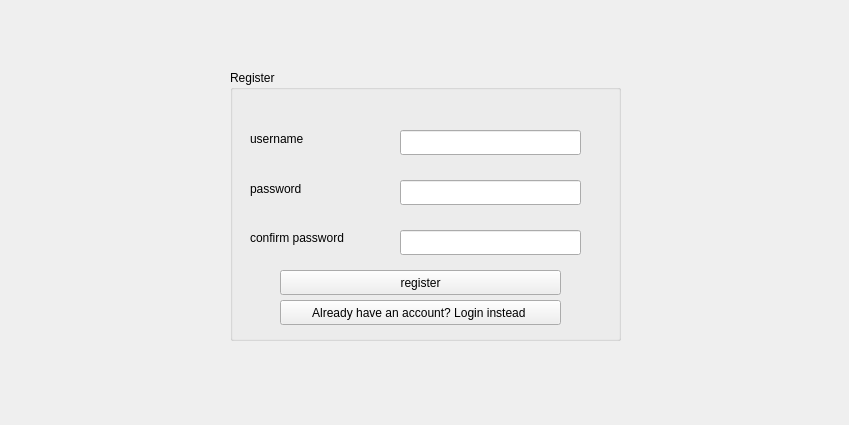
<?xml version="1.0" encoding="UTF-8"?>
<ui version="4.0">
 <class>RegisterScreen</class>
 <widget class="QWidget" name="RegisterScreen">
  <property name="geometry">
   <rect>
    <x>0</x>
    <y>0</y>
    <width>849</width>
    <height>425</height>
   </rect>
  </property>
  <property name="windowTitle">
   <string>Form</string>
  </property>
  <widget class="QGroupBox" name="groupBox">
   <property name="geometry">
    <rect>
     <x>230</x>
     <y>70</y>
     <width>391</width>
     <height>271</height>
    </rect>
   </property>
   <property name="title">
    <string>Register</string>
   </property>
   <widget class="QLabel" name="label">
    <property name="geometry">
     <rect>
      <x>20</x>
      <y>60</y>
      <width>67</width>
      <height>17</height>
     </rect>
    </property>
    <property name="text">
     <string>username</string>
    </property>
   </widget>
   <widget class="QLabel" name="label_2">
    <property name="geometry">
     <rect>
      <x>20</x>
      <y>110</y>
      <width>67</width>
      <height>17</height>
     </rect>
    </property>
    <property name="text">
     <string>password</string>
    </property>
   </widget>
   <widget class="QPushButton" name="btn_register">
    <property name="geometry">
     <rect>
      <x>50</x>
      <y>200</y>
      <width>281</width>
      <height>25</height>
     </rect>
    </property>
    <property name="text">
     <string>register</string>
    </property>
   </widget>
   <widget class="QPushButton" name="moveto_login">
    <property name="geometry">
     <rect>
      <x>50</x>
      <y>230</y>
      <width>281</width>
      <height>25</height>
     </rect>
    </property>
    <property name="text">
     <string>Already have an account? Login instead </string>
    </property>
   </widget>
   <widget class="QLineEdit" name="input_register_username">
    <property name="geometry">
     <rect>
      <x>170</x>
      <y>60</y>
      <width>181</width>
      <height>25</height>
     </rect>
    </property>
   </widget>
   <widget class="QLineEdit" name="input_register_password">
    <property name="geometry">
     <rect>
      <x>170</x>
      <y>110</y>
      <width>181</width>
      <height>25</height>
     </rect>
    </property>
    <property name="echoMode">
     <enum>QLineEdit::Password</enum>
    </property>
   </widget>
   <widget class="QLabel" name="label_3">
    <property name="geometry">
     <rect>
      <x>20</x>
      <y>160</y>
      <width>131</width>
      <height>16</height>
     </rect>
    </property>
    <property name="text">
     <string>confirm password</string>
    </property>
   </widget>
   <widget class="QLineEdit" name="input_register_confirm_password">
    <property name="geometry">
     <rect>
      <x>170</x>
      <y>160</y>
      <width>181</width>
      <height>25</height>
     </rect>
    </property>
    <property name="echoMode">
     <enum>QLineEdit::Password</enum>
    </property>
   </widget>
  </widget>
 </widget>
 <resources/>
 <connections/>
</ui>
